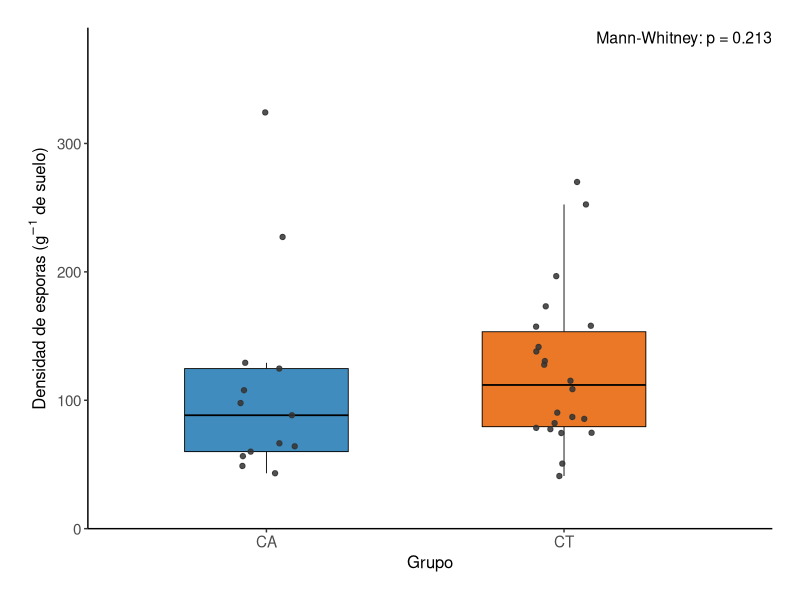
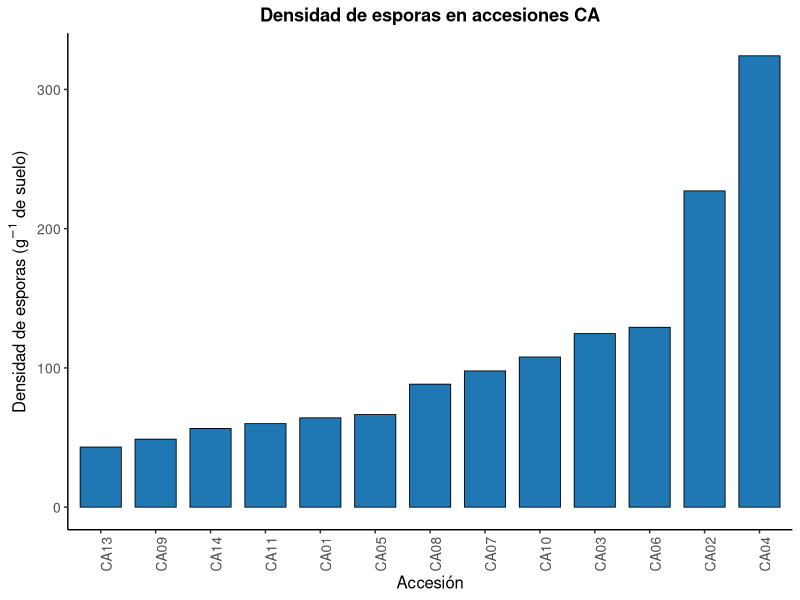
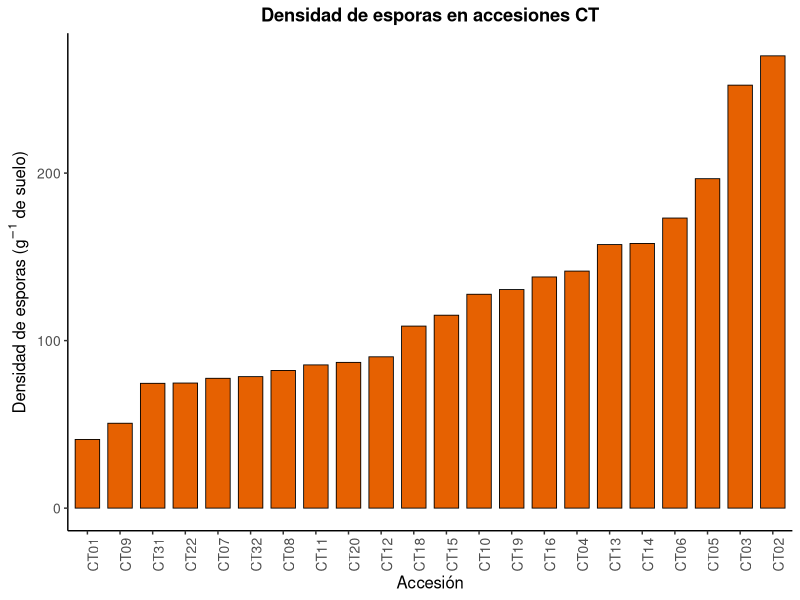
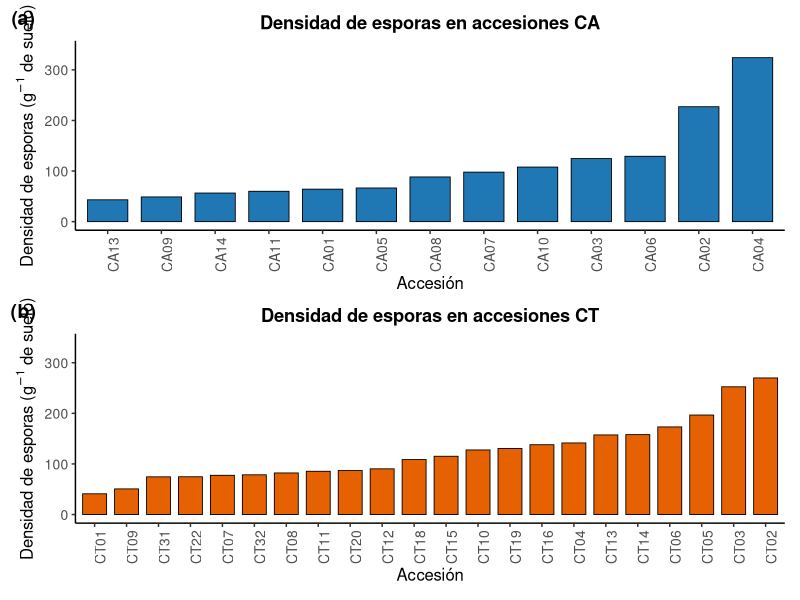
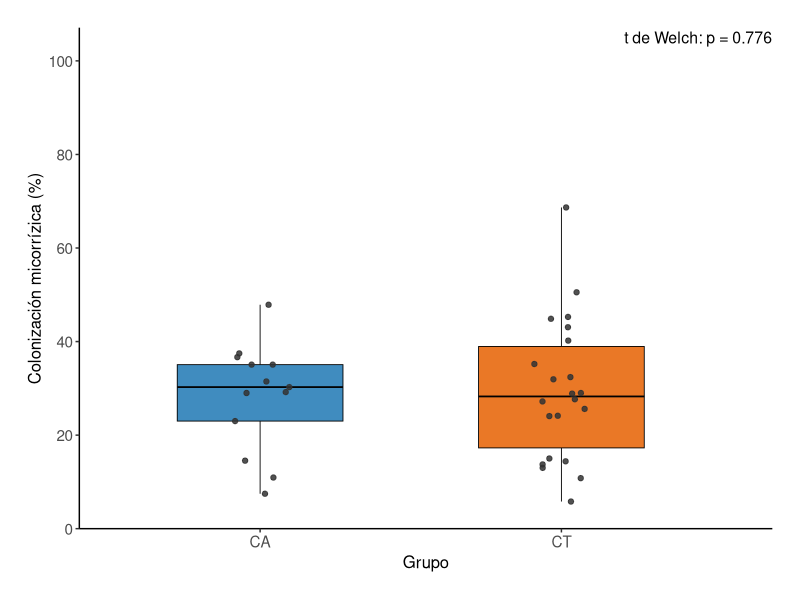
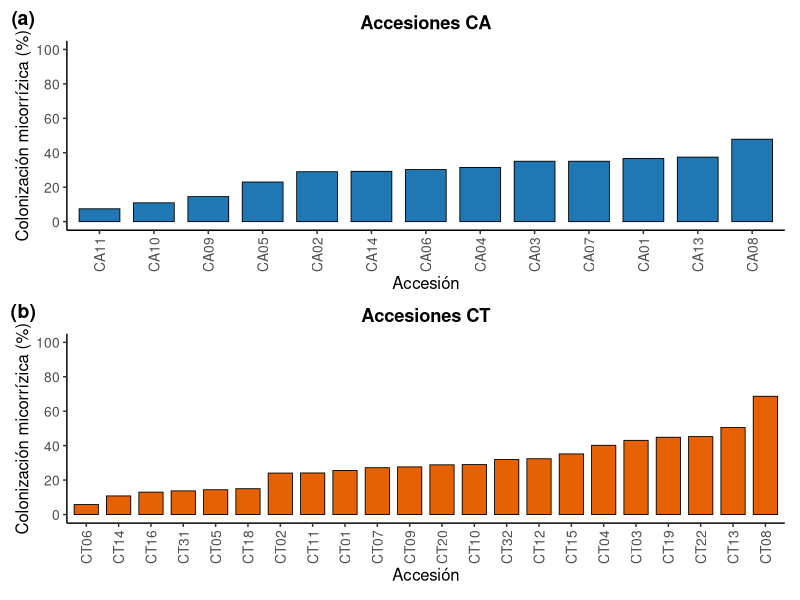
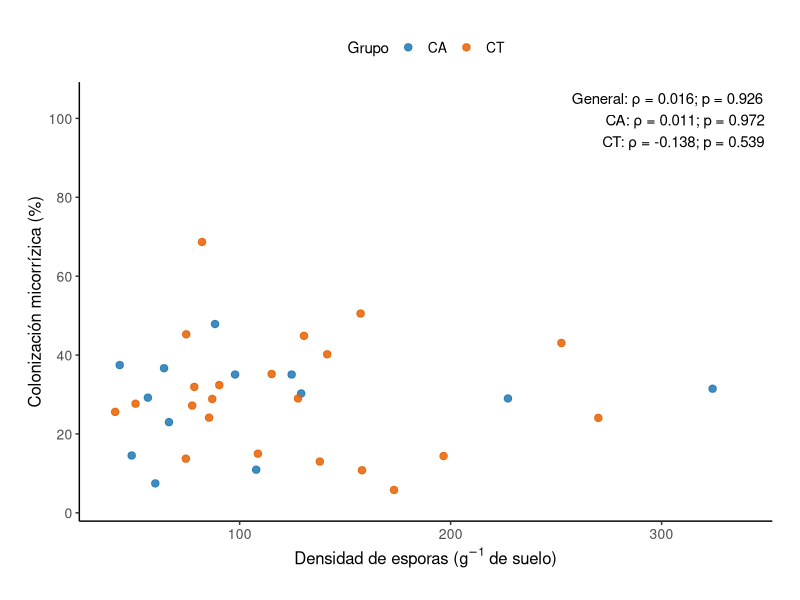
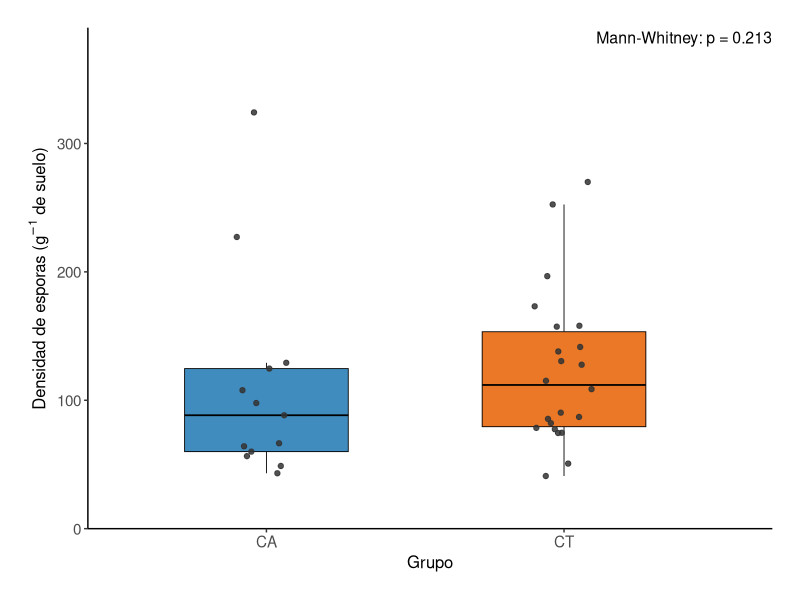

Reproduce these figures in R, in order.
## ---- chunk 1

library(readxl)
library(dplyr)
library(ggplot2)
library(readxl)
library(patchwork)


## ---- chunk 2

datos <- read_excel("data/densidad de esporas procesar.xlsx", 
    sheet = "Total_por_accesion")
View(datos)


datos <- datos %>%
  mutate(
    Densidad_esporas_g = `Total de esporas` / 6
  )

datos

str(datos)

## ---- chunk 3


# Descriptivos generales
descriptivos_general <- datos %>%
  summarise(
    n = sum(!is.na(Densidad_esporas_g)),
    Media = mean(Densidad_esporas_g, na.rm = TRUE),
    DE = sd(Densidad_esporas_g, na.rm = TRUE),
    Mediana = median(Densidad_esporas_g, na.rm = TRUE),
    Minimo = min(Densidad_esporas_g, na.rm = TRUE),
    Maximo = max(Densidad_esporas_g, na.rm = TRUE)
  )

descriptivos_general


# Descriptivos por grupo
descriptivos_grupo <- datos %>%
  group_by(Grupo) %>%
  summarise(
    n = sum(!is.na(Densidad_esporas_g)),
    Media = mean(Densidad_esporas_g, na.rm = TRUE),
    DE = sd(Densidad_esporas_g, na.rm = TRUE),
    Mediana = median(Densidad_esporas_g, na.rm = TRUE),
    Minimo = min(Densidad_esporas_g, na.rm = TRUE),
    Maximo = max(Densidad_esporas_g, na.rm = TRUE)
  )

descriptivos_grupo

## ---- chunk 4

# Grupo CA
shapiro_CA <- shapiro.test(
  datos$Densidad_esporas_g[datos$Grupo == "CA"]
)

shapiro_CA


# Grupo CT
shapiro_CT <- shapiro.test(
  datos$Densidad_esporas_g[datos$Grupo == "CT"]
)

shapiro_CT

## ---- chunk 5

mann_whitney <- wilcox.test(
  Densidad_esporas_g ~ Grupo,
  data = datos,
  exact = FALSE
)

mann_whitney


## ---- chunk 6
colores_grupo <- c(
  "CA" = "#1F78B4",
  "CT" = "#E66101"
)
## ---- chunk 7

p_valor <- mann_whitney$p.value

etiqueta_p <- paste0(
  "Mann-Whitney: ",
  if (p_valor < 0.001) "p < 0.001" else paste0("p = ", sprintf("%.3f", p_valor))
)

limite_y <- max(datos$Densidad_esporas_g, na.rm = TRUE) * 1.18

fig_boxplot <- ggplot(
  datos,
  aes(
    x = Grupo,
    y = Densidad_esporas_g,
    fill = Grupo
  )
) +
  geom_boxplot(
    width = 0.55,
    outlier.shape = NA,
    alpha = 0.85,
    color = "black",
    linewidth = 0.3
  ) +
  geom_jitter(
    color = "gray20",
    width = 0.10,
    height = 0,
    size = 1.5,
    alpha = 0.85
  ) +
  annotate(
    "text",
    x = 2.7,
    y = limite_y,
    label = etiqueta_p,
    hjust = 1,
    size = 4
  ) +
  scale_fill_manual(values = colores_grupo) +
  scale_y_continuous(
    limits = c(0, limite_y),
    expand = expansion(mult = c(0, 0.02))
  ) +
  labs(
    x = "Grupo",
    y = expression(
      "Densidad de esporas (g"^{-1}*" de suelo)"
    )
  ) +
  coord_cartesian(clip = "off") +
  theme_classic() +
  theme(
    legend.position = "none",
    axis.title = element_text(size = 12),
    axis.text = element_text(size = 11),
    plot.margin = margin(20, 20, 20, 20)
  )

fig_boxplot



# Exportar

ggsave(
  filename = "manuscript/Figuras_Densidad_HMA/Figura_1_Boxplot_CA_vs_CT.tiff",
  plot = fig_boxplot,
  width = 16,
  height = 14,
  units = "cm",
  dpi = 600,
  compression = "lzw"
)

# ggsave(
#   filename = "manuscript/Figuras_Densidad_HMA/Figura_1_Boxplot_CA_vs_CT.pdf",
#   plot = fig_boxplot,
#   width = 16,
#   height = 14,
#   units = "cm",
#   device = cairo_pdf
# )

## ---- chunk 8

fig_CA <- ggplot(
  filter(datos, Grupo == "CA"),
  aes(
    x = reorder(Accesión, Densidad_esporas_g),
    y = Densidad_esporas_g
  )
) +
  geom_col(
    width = 0.75,
    fill = "#1F78B4",
    color = "black",
    linewidth = 0.3
  ) +
  labs(
    x = "Accesión",
    y = expression(
      "Densidad de esporas (g"^{-1}*" de suelo)"
    ),
    title = "Densidad de esporas en accesiones CA"
  ) +
  theme_classic() +
  theme(
    axis.text.x = element_text(
      angle = 90,
      hjust = 1
    ),
    plot.title = element_text(
      hjust = 0.5,
      face = "bold"
    ),
    axis.title = element_text(size = 12),
    axis.text = element_text(size = 10)
  )

fig_CA


# Exportar

# ggsave(
#   filename = "manuscript/Figuras_Densidad_HMA/Figura_2_Densidad_CA.tiff",
#   plot = fig_CA,
#   width = 22,
#   height = 15,
#   units = "cm",
#   dpi = 600,
#   compression = "lzw"
# )

# ggsave(
#   filename = "manuscript/Figuras_Densidad_HMA/Figura_2_Densidad_CA.pdf",
#   plot = fig_CA,
#   width = 22,
#   height = 15,
#   units = "cm",
#   device = cairo_pdf
# )

## ---- chunk 9

fig_CT <- ggplot(
  filter(datos, Grupo == "CT"),
  aes(
    x = reorder(Accesión, Densidad_esporas_g),
    y = Densidad_esporas_g
  )
) +
  geom_col(
    width = 0.75,
    fill = "#E66101",
    color = "black",
    linewidth = 0.3
  ) +
  labs(
    x = "Accesión",
    y = expression(
      "Densidad de esporas (g"^{-1}*" de suelo)"
    ),
    title = "Densidad de esporas en accesiones CT"
  ) +
  theme_classic() +
  theme(
    axis.text.x = element_text(
      angle = 90,
      hjust = 1
    ),
    plot.title = element_text(
      hjust = 0.5,
      face = "bold"
    ),
    axis.title = element_text(size = 12),
    axis.text = element_text(size = 10)
  )

fig_CT

# exportar

# ggsave(
#   filename = "manuscript/Figuras_Densidad_HMA/Figura_3_Densidad_CT.tiff",
#   plot = fig_CT,
#   width = 22,
#   height = 15,
#   units = "cm",
#   dpi = 600,
#   compression = "lzw"
# )

# ggsave(
#   filename = "manuscript/Figuras_Densidad_HMA/Figura_3_Densidad_CT.pdf",
#   plot = fig_CT,
#   width = 22,
#   height = 15,
#   units = "cm",
#   device = cairo_pdf
# )

## ---- chunk 10

# Establecer la misma escala del eje Y para ambas figuras
limite_y <- max(datos$Densidad_esporas_g, na.rm = TRUE) * 1.05

fig_CA_final <- fig_CA +
  coord_cartesian(ylim = c(0, limite_y))

fig_CT_final <- fig_CT +
  coord_cartesian(ylim = c(0, limite_y))


# Combinar figuras verticalmente
fig_combinada <- (
  fig_CA_final /
  fig_CT_final
) +
  plot_annotation(
    tag_levels = "a",
    tag_prefix = "(",
    tag_suffix = ")"
  ) &
  theme(
    plot.tag = element_text(
      face = "bold",
      size = 14
    ),
    plot.tag.position = c(0.01, 0.99)
  )

# Visualizar
fig_combinada


# Exportar figura combinada
ggsave(
  filename = "manuscript/Figuras_Densidad_HMA/Figura_2_Densidad_CA_CT.tiff",
  plot = fig_combinada,
  width = 22,
  height = 28,
  units = "cm",
  dpi = 600,
  compression = "lzw",
  bg = "white"
)

## ---- chunk 11

colonizacion <- read_excel(
  "data/base_datos_tincion.xlsx",
  sheet = "fb"
)

# Inspección inicial
head(colonizacion)
str(colonizacion)

## ---- chunk 12
colonizacion <- colonizacion %>%
  mutate(
    muestra = trimws(as.character(muestra)),
    repeticion = toupper(trimws(as.character(repeticion))),
    Accesión = gsub("_", "", muestra),
    Grupo = substr(Accesión, 1, 2)
  )

colonizacion %>%
  count(Grupo)

## ---- chunk 13
# Comprobar correspondencia con las accesiones de densidad de esporas.
accesiones_faltantes <- anti_join(
  datos %>% distinct(Accesión),
  colonizacion %>% distinct(Accesión),
  by = "Accesión"
)

accesiones_faltantes


# Conservar solo las accesiones comunes a ambos análisis.
colonizacion_35 <- colonizacion %>%
  semi_join(datos %>% distinct(Accesión), by = "Accesión")

# Comprobar 3 registros distintos y no faltantes por planta.
verificacion_repeticiones <- colonizacion_35 %>%
  group_by(Accesión, Grupo) %>%
  summarise(
    n_registros = n(),
    n_repeticiones = n_distinct(repeticion),
    repeticiones_correctas = setequal(repeticion, c("R1", "R2", "R3")),
    n_validos = sum(!is.na(porcentaje)),
    .groups = "drop"
  )

problemas_repeticiones <- verificacion_repeticiones %>%
  filter(n_registros != 3 | n_repeticiones != 3 | !repeticiones_correctas | n_validos != 3)

problemas_repeticiones

## ---- chunk 14
colonizacion_analisis <- colonizacion_35 %>%
  group_by(Accesión, Grupo) %>%
  summarise(
    Colonizacion = mean(porcentaje),
    .groups = "drop"
  ) %>%
  arrange(Grupo, Accesión)

# Verificar número de accesiones y distribución por grupo.
colonizacion_analisis %>% count(Grupo)
n_distinct(colonizacion_analisis$Accesión)

# Comprobar que no se perdieron accesiones ni existen valores ausentes.
stopifnot(
  nrow(colonizacion_analisis) == n_distinct(datos$Accesión),
  !anyNA(colonizacion_analisis$Colonizacion),
  all(colonizacion_analisis$Grupo %in% c("CA", "CT"))
)

colonizacion_analisis
## ---- chunk 15
descriptivos_general_col <- colonizacion_analisis %>%
  summarise(
    n = n(),
    Media = mean(Colonizacion),
    DE = sd(Colonizacion),
    Mediana = median(Colonizacion),
    Minimo = min(Colonizacion),
    Maximo = max(Colonizacion)
  )

descriptivos_general_col
## ---- chunk 16
descriptivos_grupo_col <- colonizacion_analisis %>%
  group_by(Grupo) %>%
  summarise(
    n = n(),
    Media = mean(Colonizacion),
    DE = sd(Colonizacion),
    Mediana = median(Colonizacion),
    Minimo = min(Colonizacion),
    Maximo = max(Colonizacion),
    .groups = "drop"
  )

descriptivos_grupo_col
## ---- chunk 17
shapiro_CA_col <- shapiro.test(
  colonizacion_analisis$Colonizacion[colonizacion_analisis$Grupo == "CA"]
)

shapiro_CT_col <- shapiro.test(
  colonizacion_analisis$Colonizacion[colonizacion_analisis$Grupo == "CT"]
)

shapiro_CA_col
shapiro_CT_col

# Tabla de resultados de Shapiro-Wilk
normalidad_col <- tibble(
  Grupo = c("CA", "CT"),
  W = c(unname(shapiro_CA_col$statistic), unname(shapiro_CT_col$statistic)),
  p_valor = c(shapiro_CA_col$p.value, shapiro_CT_col$p.value)
)

normalidad_col
## ---- chunk 18
comparacion_col <- t.test(
  Colonizacion ~ Grupo,
  data = colonizacion_analisis,
  var.equal = FALSE
)

comparacion_col
## ---- chunk 19
p_valor_col <- comparacion_col$p.value

etiqueta_p_col <- paste0(
  "t de Welch: ",
  if (p_valor_col < 0.001) "p < 0.001" else paste0("p = ", sprintf("%.3f", p_valor_col))
)

fig_boxplot_col <- ggplot(
  colonizacion_analisis,
  aes(x = Grupo, y = Colonizacion, fill = Grupo)
) +
  geom_boxplot(
    width = 0.55,
    alpha = 0.85,
    color = "black",
    linewidth = 0.3,
    outlier.shape = NA
  ) +
  geom_jitter(
    color = "gray20",         # color único más visible
    width = 0.10,
    height = 0,
    size = 1.5,
    alpha = 0.85
  ) +
  annotate(
    "text",
    x = 2.7,                 # mover a la derecha
    y = 105,                   # arriba, pero con margen
    label = etiqueta_p_col,
    hjust = 1,                # alinear hacia la derecha
    size = 4
  ) +
  scale_fill_manual(values = colores_grupo) +
  scale_y_continuous(
    limits = c(0, 105),       # más aire arriba
    breaks = seq(0, 100, 20),
    expand = expansion(mult = c(0, 0.02))
  ) +
  labs(
    x = "Grupo",
    y = "Colonización micorrízica (%)"
  ) +
  coord_cartesian(clip = "off") +
  theme_classic() +
  theme(
    legend.position = "none",
    axis.title = element_text(size = 12),
    axis.text = element_text(size = 11),
    plot.margin = margin(20, 20, 20, 20)   # más margen a la derecha
  )

fig_boxplot_col

## ---- chunk 20
crear_fig_accesiones_col <- function(grupo) {
  ggplot(
    filter(colonizacion_analisis, Grupo == grupo),
    aes(
      x = reorder(Accesión, Colonizacion),
      y = Colonizacion
    )
  ) +
    geom_col(
      width = 0.75,
      fill = colores_grupo[[grupo]],
      color = "black",
      linewidth = 0.3
    ) +
    scale_y_continuous(
      limits = c(0, 100),
      breaks = seq(0, 100, 20)
    ) +
    labs(
      x = "Accesión",
      y = "Colonización micorrízica (%)",
      title = paste("Accesiones", grupo)
    ) +
    theme_classic() +
    theme(
      axis.text.x = element_text(angle = 90, hjust = 1, vjust = 0.5),
      plot.title = element_text(hjust = 0.5, face = "bold"),
      axis.title = element_text(size = 12),
      axis.text = element_text(size = 10)
    )
}

# Crear los paneles
fig_CA_col <- crear_fig_accesiones_col("CA")
fig_CT_col <- crear_fig_accesiones_col("CT")

# Combinar figuras con las mismas dimensiones

fig_colonizacion <- (
  fig_CA_col / fig_CT_col
) +
  plot_layout(
    heights = c(1, 1)
  ) +
  plot_annotation(
    tag_levels = "a",
    tag_prefix = "(",
    tag_suffix = ")"
  ) &
  theme(
    plot.tag = element_text(
      face = "bold",
      size = 14
    ),
    plot.tag.position = c(0.01, 0.99)
  )

fig_colonizacion

## ---- chunk 21
# Figura 1: comparación entre grupos
ggsave(
  filename = "manuscript/Figuras_Colonizacion_HMA/Figura_1_Boxplot_Colonizacion_CA_vs_CT.tiff",
  plot = fig_boxplot_col,
  width = 16,
  height = 14,
  units = "cm",
  dpi = 600,
  compression = "lzw",
  bg = "white"
)


# Figura 2: accesiones CA y CT combinadas
ggsave(
  filename = "manuscript/Figuras_Colonizacion_HMA/Figura_2_Colonizacion_CA_CT.tiff",
  plot = fig_colonizacion,
  width = 22,
  height = 28,
  units = "cm",
  dpi = 600,
  compression = "lzw",
  bg = "white"
)


## ---- chunk 22

library(dplyr)

# Unir ambas bases mediante la accesión
datos_cor <- datos %>%
  select(Accesión, Grupo, Densidad_esporas_g) %>%
  inner_join(
    colonizacion_analisis %>%
      select(Accesión, Colonizacion),
    by = "Accesión"
  )

# Visualizar
View(datos_cor)

# Verificar número de observaciones
nrow(datos_cor)

# Verificar estructura
str(datos_cor)

## ---- chunk 23

# Correlación general
cor_general <- cor.test(
  datos_cor$Densidad_esporas_g,
  datos_cor$Colonizacion,
  method = "spearman",
  exact = FALSE
)

cor_general


# Correlación grupo CA
cor_CA <- cor.test(
  datos_cor$Densidad_esporas_g[datos_cor$Grupo == "CA"],
  datos_cor$Colonizacion[datos_cor$Grupo == "CA"],
  method = "spearman",
  exact = FALSE
)

cor_CA


# Correlación grupo CT
cor_CT <- cor.test(
  datos_cor$Densidad_esporas_g[datos_cor$Grupo == "CT"],
  datos_cor$Colonizacion[datos_cor$Grupo == "CT"],
  method = "spearman",
  exact = FALSE
)

cor_CT

## ---- chunk 24

# General
rho_general <- unname(cor_general$estimate)
p_general <- cor_general$p.value

# CA
rho_CA <- unname(cor_CA$estimate)
p_CA <- cor_CA$p.value

# CT
rho_CT <- unname(cor_CT$estimate)
p_CT <- cor_CT$p.value


# Tabla resumen
resultados_cor <- data.frame(
  Grupo = c("General", "CA", "CT"),
  n = c(
    nrow(datos_cor),
    sum(datos_cor$Grupo == "CA"),
    sum(datos_cor$Grupo == "CT")
  ),
  Rho = c(rho_general, rho_CA, rho_CT),
  p_valor = c(p_general, p_CA, p_CT)
)

resultados_cor

## ---- chunk 25

# Formatear valores p
formato_p <- function(p) {
  if (p < 0.001) {
    return("p < 0.001")
  }
  paste0("p = ", sprintf("%.3f", p))
}

# Etiquetas estadísticas
etiqueta_cor <- paste0(
  "General: \u03c1 = ", sprintf("%.3f", rho_general),
  "; ", formato_p(p_general),
  "\nCA: \u03c1 = ", sprintf("%.3f", rho_CA),
  "; ", formato_p(p_CA),
  "\nCT: \u03c1 = ", sprintf("%.3f", rho_CT),
  "; ", formato_p(p_CT)
)

# Crear figura
fig_correlacion <- ggplot(
  datos_cor,
  aes(
    x = Densidad_esporas_g,
    y = Colonizacion,
    color = Grupo
  )
) +
  geom_point(
    size = 2.2,     # puntos más pequeños
    alpha = 0.85
  ) +
  annotate(
    "text",
    x = Inf,
    y = Inf,
    label = etiqueta_cor,
    hjust = 1.05,
    vjust = 1.2,
    size = 3.8
  ) +
  scale_color_manual(
    values = c(
      "CA" = "#1F78B4",
      "CT" = "#E66101"
    )
  ) +
  scale_x_continuous(
    expand = expansion(mult = c(0.06, 0.10))
  ) +
  scale_y_continuous(
    limits = c(0, 105),
    breaks = seq(0, 100, 20),
    expand = expansion(mult = c(0.02, 0.04))
  ) +
  labs(
    x = expression(
      "Densidad de esporas (g"^{-1}*
      " de suelo)"
    ),
    y = "Colonización micorrízica (%)",
    color = "Grupo"
  ) +
  coord_cartesian(clip = "off") +
  theme_classic() +
  theme(
    axis.title = element_text(size = 12),
    axis.text = element_text(size = 10),
    legend.position = "top",              # leyenda arriba
    legend.direction = "horizontal",
    legend.title = element_text(size = 11),
    legend.text = element_text(size = 10),
    plot.margin = margin(20, 20, 20, 20) # más márgenes
  )

fig_correlacion

## ---- chunk 26

# Crear carpeta
carpeta <- "manuscript/Figuras_Correlacion_HMA"

dir.create(
  carpeta,
  recursive = TRUE,
  showWarnings = FALSE
)

# Exportar TIFF
ggsave(
  filename = file.path(
    carpeta,
    "Figura_Correlacion_Densidad_vs_Colonizacion.tiff"
  ),
  plot = fig_correlacion,
  width = 18,
  height = 14,
  units = "cm",
  dpi = 600,
  compression = "lzw",
  bg = "white"
)

# Exportar PNG
# ggsave(
#   filename = file.path(
#     carpeta,
#     "Figura_Correlacion_Densidad_vs_Colonizacion.png"
#   ),
#   plot = fig_correlacion,
#   width = 18,
#   height = 14,
#   units = "cm",
#   dpi = 600,
#   bg = "white"
# )
